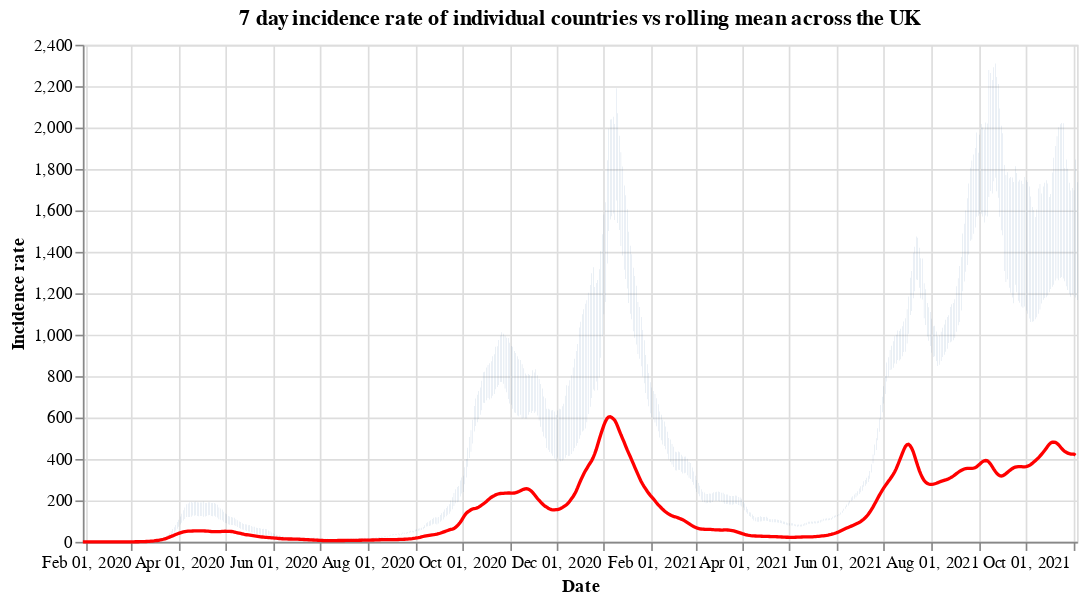

This figure's notebook cell:
### Code cell
#collapse
countries = uk_cases['areaName'].unique()
countries.sort()

selection = alt.selection_single(
    name='Select',
    fields=['areaName'],
    init={'areaName': 'Wales'},
    bind={'areaName': alt.binding_select(options=countries)}
)

# scatter plot, modify opacity based on selection
bars = alt.Chart(uk_cases).mark_bar().add_selection(
    selection
).encode(
    x=alt.X("yearmonthdate(date):T", axis=alt.Axis(title='Date')),
    y=alt.Y("weeklyCasesRate:Q", axis=alt.Axis(title='Incidence rate')),
    tooltip='weeklyCasesRate:Q',
    opacity=alt.condition(selection, alt.value(1), alt.value(0))
).properties(title=f'7 day incidence rate of individual countries vs rolling mean across the UK', width=600)

line = alt.Chart(overview_cases).mark_line(
    color='red',
    size=2,
).transform_window(
    rolling_mean='mean(weeklyCasesRate)',
    frame=[0, 7]
).encode(
    x='yearmonthdate(date):T',
    y='rolling_mean:Q'
)

alt.layer(bars, line)

### Figure 1 — Vega-Lite specification as saved in the notebook (floating-point values rounded to 4 significant figures; data arrays with more than 128 entries replaced by an {"elided": "..."} marker saying what was removed)
{"config": {"view": {"continuousWidth": 400, "continuousHeight": 300}}, "layer": [{"data": {"name": "data-cb9bca0e2b5ba414e893901feab8cfe8"}, "mark": "bar", "encoding": {"opacity": {"condition": {"value": 1, "selection": "Select"}, "value": 0}, "tooltip": {"type": "quantitative", "field": "weeklyCasesRate"}, "x": {"type": "temporal", "axis": {"title": "Date"}, "field": "date", "timeUnit": "yearmonthdate"}, "y": {"type": "quantitative", "axis": {"title": "Incidence rate"}, "field": "weeklyCasesRate"}}, "selection": {"Select": {"type": "single", "fields": ["areaName"], "init": {"areaName": "Wales"}, "bind": {"areaName": {"input": "select", "options": ["England", "Northern Ireland", "Scotland", "Wales"]}}}}, "title": "7 day incidence rate of individual countries vs rolling mean across the UK", "width": 600}, {"data": {"name": "data-fde02f918118e7e4dbc419550f82d8d5"}, "mark": {"type": "line", "color": "red", "size": 2}, "encoding": {"x": {"type": "temporal", "field": "date", "timeUnit": "yearmonthdate"}, "y": {"type": "quantitative", "field": "rolling_mean"}}, "transform": [{"window": [{"op": "mean", "field": "weeklyCasesRate", "as": "rolling_mean"}], "frame": [0, 7]}]}], "$schema": "https://vega.github.io/schema/vega-lite/v4.8.1.json", "datasets": {"data-cb9bca0e2b5ba414e893901feab8cfe8": {"elided": "2480 records"}, "data-fde02f918118e7e4dbc419550f82d8d5": {"elided": "643 records"}}}
